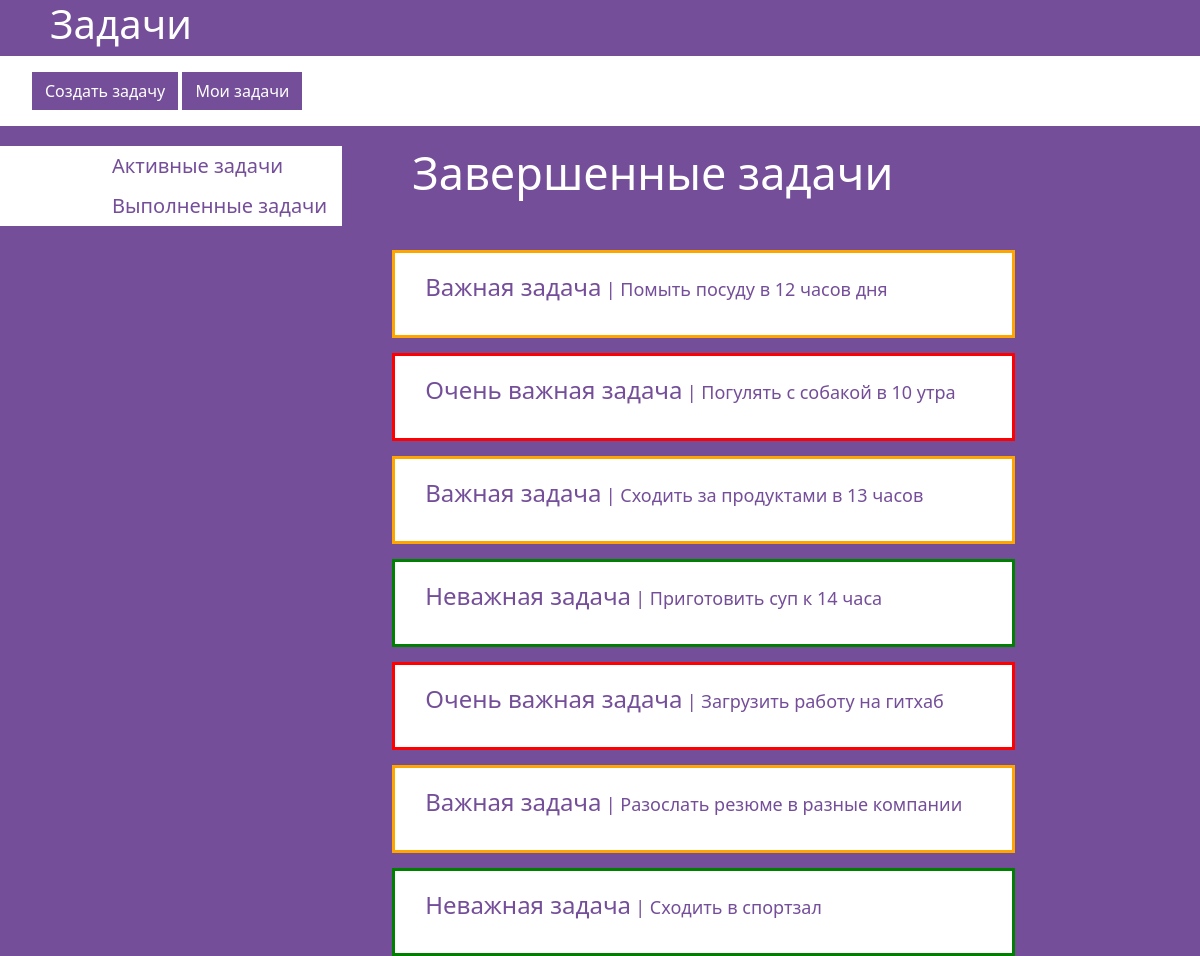
The app's page /completed/ with its own data.
### app/models.py (models this page shows, shortened)
class Objective(models.Model):
    name = models.CharField(max_length=128)
    objective = models.CharField(max_length=256)
    value = models.ForeignKey(to=ObjectiveValue, on_delete=models.CASCADE)
    completed = models.BooleanField(default=False)
    class Meta:
        verbose_name = 'Задача'
        verbose_name_plural = 'Задачи'

class ObjectiveValue(models.Model):
    value_name = models.CharField(max_length=128)
    class Meta:
        verbose_name = 'Важность'
        verbose_name_plural = 'Важность'
    def __str__(self):
        return self.value_name

### app/views.py (the view)
# urls.py: path('completed/', completed, name='completed'),
def completed(request):
    objs = Objective.objects.filter(completed=True)
    value = ObjectiveValue.objects.all()
    context = {
        "title": "Задачи",
        "objs": objs,
        "red": value[2],
        "orange": value[1],
        "green": value[0],
    }
    return render(request=request, template_name="app/completed.html", context=context)

### templates/app/completed.html
{% extends "app/base.html" %}
{% block content %}
    <main>
        <aside>
            <div class="aside-menu-block">
                <ul class="aside-menu">
                    <li><a href="{% url "objectives" %}">Активные задачи</a></li>
                    <li><a href="{% url "completed"   %}">Выполненные задачи</a></li>
                </ul>
            </div>
        </aside>
        <section class="obj-block">
            <h2>Завершенные задачи</h2>
            {% for obj in objs %}
                <article class="obj">
                {% if obj.value == red %}
                    <div class="obj-point-red">
                        <ul class="obj-point">
                            <li><h3>{{ obj.value }} задача</h3></li>
                            <li><p>| {{ obj.objective }}</p></li>
                        </ul>
                    </div>
                {% elif obj.value == orange %}
                    <div class="obj-point-orange">
                        <ul class="obj-point">
                            <li><h3>{{ obj.value }} задача</h3></li>
                            <li><p>| {{ obj.objective }}</p></li>
                        </ul>
                    </div>
                {% elif obj.value == green %}
                    <div class="obj-point-green">
                        <ul class="obj-point">
                            <li><h3>{{ obj.value }} задача</h3></li>
                            <li><p>| {{ obj.objective }}</p></li>
                        </ul>
                    </div>
                {% endif %}
                </article>
            {% endfor %}
        </section>
    </main>
{% endblock %}

### templates/app/base.html (shortened to what this page needs)
<!doctype html>
<html lang="ru">
<head>
    <link href="https://cdn.jsdelivr.net/npm/bootstrap@5.0.2/dist/css/bootstrap.min.css" rel="stylesheet">
    <link rel="stylesheet" href="/static/css/style.css" type="text/css">
</head>
<body>
<header>
    <h1>{{ title }}</h1>
    <div class="top-menu-block">
        <ul class="top-menu">
            <li><a href="{% url "create_obj" %}">Создать задачу</a></li>
            <li><a href="{% url "objectives" %}">Мои задачи</a></li>
        </ul>
    </div>
</header>
{% block content %}
{% endblock %}
</body>
</html>

### static/css/style.css (style rules this page uses)
body { margin: 0; background: #744e99; }
h1 { color: white; padding: 0 50px; }
.top-menu-block { display: flex; background-color: white; height: 70px; width: 100%; margin: auto; }
ul.top-menu li, a { list-style-type: none; text-decoration: none; color: white; }
ul.top-menu li { display: inline; padding: 5px 10px 5px 10px; background-color: #744e99; border: 3px solid #744e99; }
ul.top-menu { margin-top: auto; margin-bottom: auto; }
.aside-menu-block { background: white; }
ul.aside-menu li { padding: 5px 15px 5px 80px; list-style-type: none; }
ul.aside-menu li a { color: #744e99; text-decoration: none; font-size: 20px; }
main { display: flex; margin-top: 20px; }
h2 { color: white; font-size: 45px; margin-left: 70px; margin-bottom: 50px; }
article.obj { margin-top: 15px; }
.obj-point li { display: inline-block; padding-top: 10px; }
article.obj { margin-left: 50px; }
ul.obj-point { background: white; padding: 0 50px 0 30px; margin-top: 10px; }
.obj-point-red { background: white; border: 3px solid red; }
.obj-point-orange { background: white; border: 3px solid orange; }
.obj-point-green { background: white; border: 3px solid green; }
article.obj h3, p { color: #744e99; }
ul.obj-point h3 { font-size: 24px; }
ul.obj-point p { font-size: 18px; }

### records on screen
Objective: value "Важная", objective "Помыть посуду в 12 часов дня"
Objective: value "Очень важная", objective "Погулять с собакой в 10 утра"
Objective: value "Важная", objective "Сходить за продуктами в 13 часов"
Objective: value "Неважная", objective "Приготовить суп к 14 часа"
Objective: value "Очень важная", objective "Загрузить работу на гитхаб"
Objective: value "Важная", objective "Разослать резюме в разные компании"
Objective: value "Неважная", objective "Сходить в спортзал"
